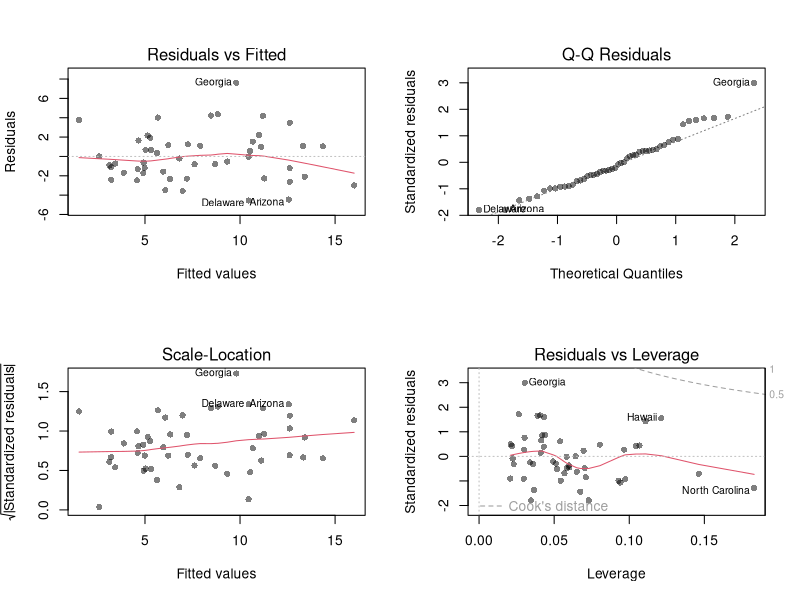
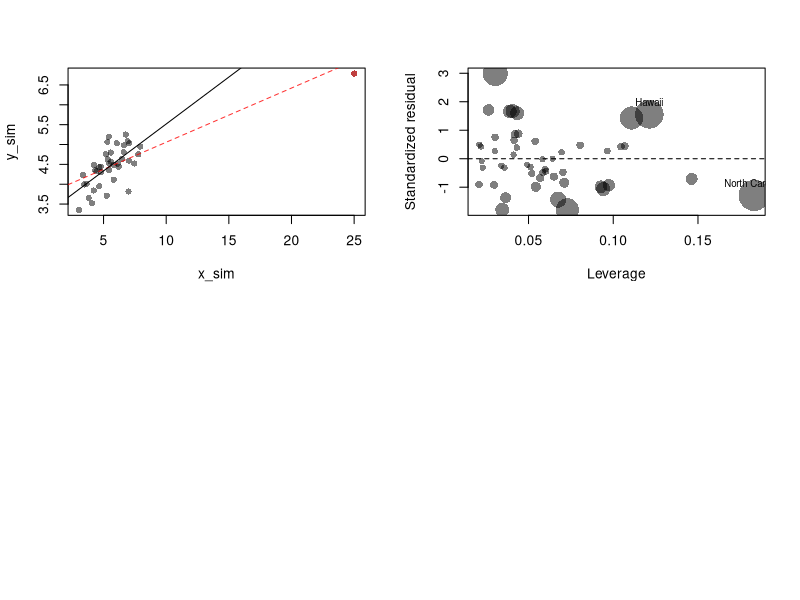
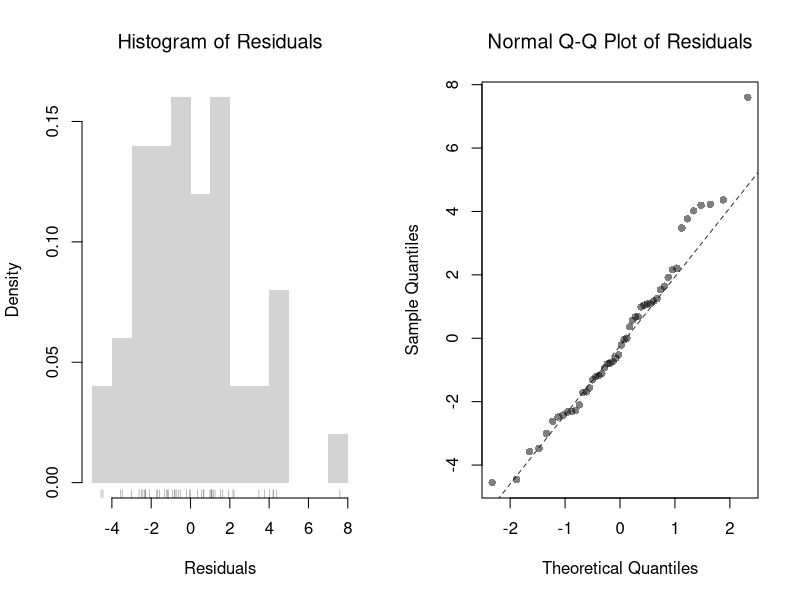
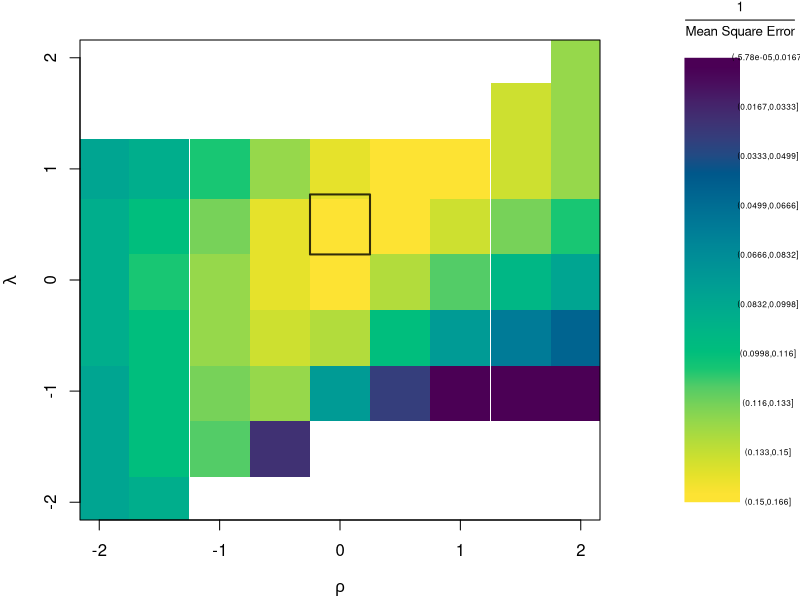
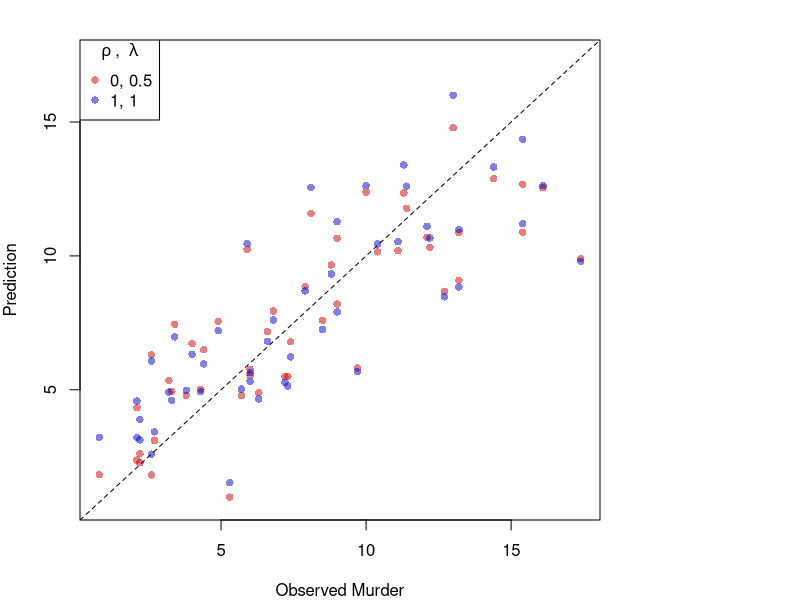

Recreate these plots in R, in order.
## ---- chunk 1
# Fit a multiple regression and produce the four standard diagnostic plots.
xy_hat <- USArrests
reg <- lm(Murder ~ Assault+UrbanPop, data=xy_hat)
par(mfrow=c(2, 2))
plot(reg, pch=16, col=grey(0, .5))
## ---- chunk 2
N <- 40
x_sim <- c(25, runif(N-1, 3, 8))
e <- rnorm(N, 0, 0.4)
y_sim <- 3 + 0.6*sqrt(x_sim) + e
plot(y_sim ~ x_sim, pch=16, col=grey(0, .5), main=NA)
points(x_sim[1], y_sim[1], pch=16, col=rgb(1, 0, 0, .5))

abline(lm(y_sim ~ x_sim), col=rgb(1, 0, 0, .8), lty=2)
abline(lm(y_sim[-1] ~ x_sim[-1]))
## ---- chunk 3
# State with the highest leverage
which.max(hatvalues(reg))
# State with the largest standardized residual
which.max(rstandard(reg))
## ---- chunk 4
# State with the largest Cook's Distance
which.max(cooks.distance(reg))

# Influence plot: leverage vs. standardized residual,
# with point area proportional to Cook's Distance
h_i <- hatvalues(reg)
e_std_hat <- rstandard(reg)
d_i <- cooks.distance(reg)

plot(h_i, e_std_hat, pch=16, col=grey(0, .5),
    cex=1 + 4*d_i/max(d_i), main=NA,
    xlab='Leverage', ylab='Standardized residual')
abline(h=0, lty=2)

# Label the most influential observations
inf_id <- order(d_i, decreasing=TRUE)[1:3]
text(h_i[inf_id], e_std_hat[inf_id],
    labels=rownames(xy_hat)[inf_id], pos=3, cex=.7)
## ---- chunk 5
# Variance Inflation Factor from its definition: VIF_k = 1/(1 - R^2_k),
# where R^2_k comes from regressing covariate k on the other covariates.
R2_assault  <- summary(lm(Assault ~ UrbanPop, data=xy_hat))$r.squared
R2_urbanpop <- summary(lm(UrbanPop ~ Assault, data=xy_hat))$r.squared

vif <- c(Assault=1/(1-R2_assault), UrbanPop=1/(1-R2_urbanpop))
vif

# A common rule of thumb flags sqrt(VIF) > 2
sqrt(vif) > 2
## ---- chunk 6
par(mfrow=c(1, 2))
hist(resid(reg), breaks=15, border=NA, freq=FALSE,
    main=NA, xlab='Residuals')
rug(resid(reg), col=grey(0, .5))
title('Histogram of Residuals', font.main=1)

qqnorm(resid(reg),
    main='Normal Q-Q Plot of Residuals',
    font.main=1, col=grey(0, .5), pch=16)
qqline(resid(reg), col=rgb(0, 0, 0, .8), lty=2)

#shapiro.test(resid(reg))
## ---- chunk 7
# Breusch-Pagan test for heteroskedasticity, by hand.
# Regress the squared residuals on the original regressors:
# a good fit (high R^2) signals non-constant variance.
e_sq_hat <- resid(reg)^2
aux <- lm(e_sq_hat ~ Assault + UrbanPop, data=xy_hat)
R2_aux <- summary(aux)$r.squared

# Test statistic n*R^2 ~ chi-squared with K degrees of freedom
n <- nrow(xy_hat)
K <- 2
BP <- n*R2_aux
c(statistic=BP, p.value=1-pchisq(BP, df=K))
## ---- chunk 8
# Box-Cox Transformation Function
bxcx <- function( xy, rho){
    if (rho == 0L) {
      log(xy+1)
    } else if(rho == 1L){
      xy
    } else {
      ((xy+1)^rho - 1)/rho
    }
}
bxcx_inv <- function( xy, rho){
    if (rho == 0L) {
      exp(xy) - 1
    } else if(rho == 1L){
      xy
    } else {
     (xy * rho + 1)^(1/rho) - 1
    }
}

# Which Variables
reg <- lm(Murder ~ Assault+UrbanPop, data=xy_hat)
X <- xy_hat[, c('Assault', 'UrbanPop')]
y_hat <- xy_hat[, 'Murder']

# Simple Grid Search over potential (Rho, Lambda)
rl_df <- expand.grid(rho=seq(-2, 2, by=.5), lambda=seq(-2, 2, by=.5))

# Compute Mean Squared Error
# from OLS on Transformed Data
errors <- apply(rl_df, 1, function(rl){
    Xr <- bxcx(X, rl[[1]])
    y_trans_hat <- bxcx(y_hat, rl[[2]])
    xy_trans_hat <- cbind(Murder=y_trans_hat, Xr)
    Regr <- lm(Murder ~ Assault+UrbanPop, data=xy_trans_hat)
    y_fit <- bxcx_inv(predict(Regr), rl[[2]])
    e_hat  <- (y_hat - y_fit)
    return(e_hat)
})
rl_df$mse <- colMeans(errors^2)

# Want Small MSE and Interpretable
layout(matrix(1:2, ncol=2), width=c(3, 1), height=c(1, 1))
par(mar=c(4, 4, 2, 0))
plot(lambda ~ rho, rl_df, cex=8, pch=15,
    xlab=expression(rho),
    ylab=expression(lambda),
    col=hcl.colors(25)[cut(1/rl_df$mse, 25)])
# Which min
rl0 <- rl_df[which.min(rl_df$mse), c('rho', 'lambda')]
points(rl0$rho, rl0$lambda, pch=0, col=rgb(0, 0, 0, .8), cex=8, lwd=2)
# Legend
plot(c(0, 2), c(0, 1), type='n', axes=FALSE,
    xlab='', ylab='', cex.main=.8,
    main=expression(frac(1, 'Mean Square Error')))
rasterImage(as.raster(matrix(hcl.colors(25), ncol=1)), 0, 0, 1, 1)
text(x=1.5, y=seq(1, 0, l=10), cex=.5,
    labels=levels(cut(1/rl_df$mse, 10)))
## ---- chunk 9
# Plot for Specific Comparisons
Xr <- bxcx(X, rl0[[1]])
y_trans_hat <- bxcx(y_hat, rl0[[2]])
xy_trans_hat <- cbind(Murder=y_trans_hat, Xr)
Regr <- lm(Murder ~ Assault+UrbanPop, data=xy_trans_hat)
y_fit <- bxcx_inv(predict(Regr), rl0[[2]])

cols <- c(rgb(.8, 0, 0, .5), rgb(0, 0, .8, .5))
plot(y_hat, y_fit, pch=16, col=cols[1], ylab='Prediction', xlab='Observed Murder',
    main=NA, ylim=range(y_hat, y_fit))
points(y_hat, predict(reg), pch=16, col=cols[2])
legend('topleft', pch=c(16), col=cols,
    title=expression(rho~', '~lambda),
    legend=c( paste0(rl0, collapse=', '), '1, 1') )
abline(a=0, b=1, lty=2)
## ---- chunk 10
# Compare prediction MSE on the original Murder scale
mse_linear <- mean(resid(reg)^2)
mse_boxcox <- min(rl_df$mse)
c(rl0, mse_linear=round(mse_linear, 3), mse_boxcox=round(mse_boxcox, 3))
